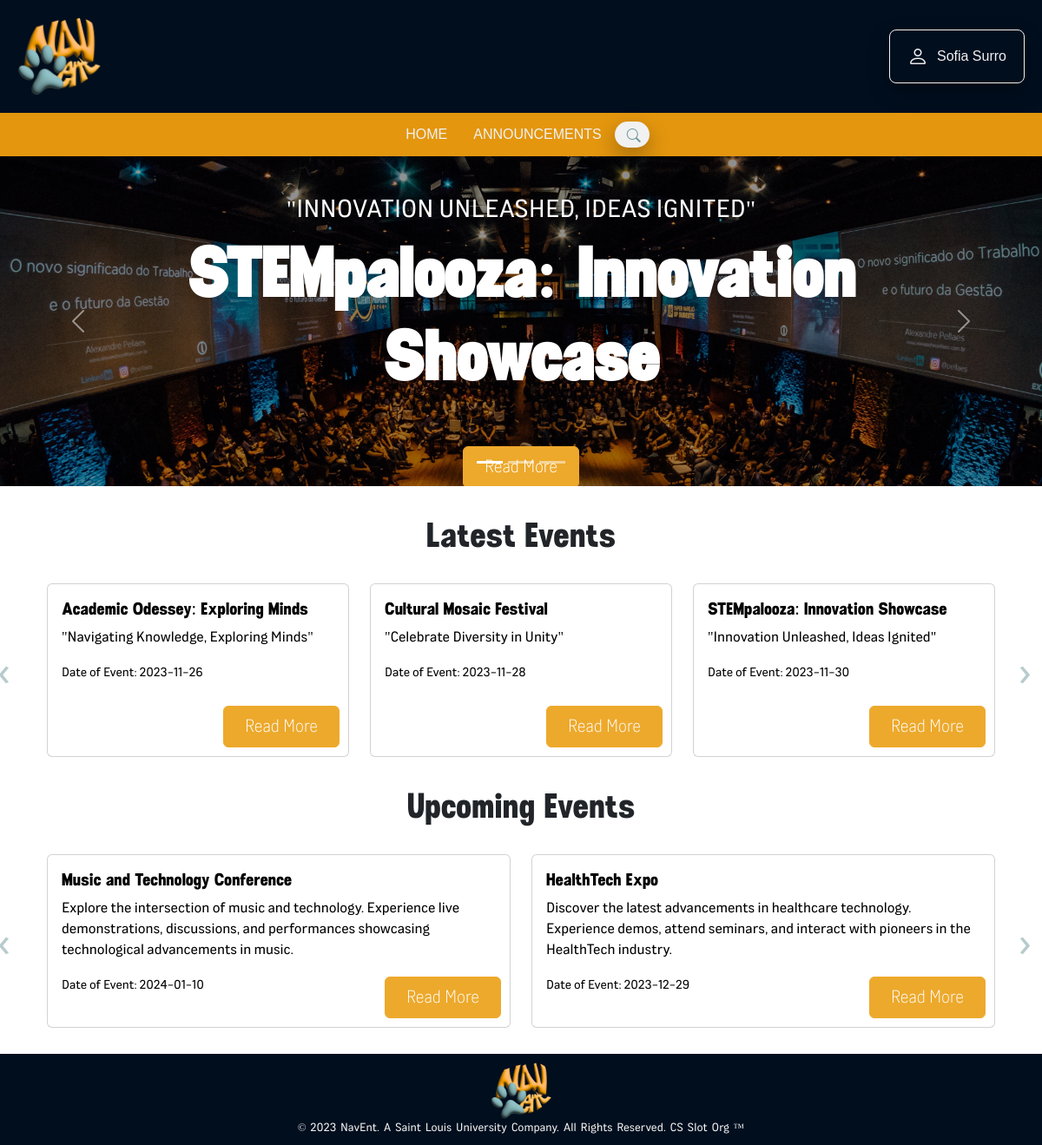
The page /index.php (signed in) on the database its author committed.
### tables this page shows
CREATE TABLE `events` (
  `Event_ID` int(11) NOT NULL,
  `Event_Name` varchar(255) NOT NULL,
  `Event_Tagline` varchar(255) NOT NULL,
  `Event_Description` text NOT NULL,
  `Event_StartDate` date NOT NULL,
  `Event_EndDate` date NOT NULL,
  `Event_Type` varchar(255) NOT NULL,
  `isOpen` tinyint(4) NOT NULL DEFAULT 0,
  `isPublic` tinyint(4) NOT NULL DEFAULT 0,
  `isLive` tinyint(4) DEFAULT NULL,
  `Participants` int(11) DEFAULT 0,
  `Event_Pic` blob DEFAULT NULL,
  `Event_PicFilePath` varchar(255) DEFAULT NULL,
  `Evaluation_Link` text DEFAULT NULL,
  PRIMARY KEY (`Event_ID`)
);

### client/logged_home.php (the view, shortened to what this page needs)
<?php
$userAccount = $_SESSION["username"];
?>
<!doctype html>
<html lang="en">
  <head>
    <link href="https://cdn.jsdelivr.net/npm/bootstrap@5.3.2/dist/css/bootstrap.min.css" rel="stylesheet">
    <link rel="stylesheet" href="https://cdn.jsdelivr.net/npm/bootstrap-icons@1.11.2/font/bootstrap-icons.min.css">
    <link rel="stylesheet" href="client/style/logged_home.css">
</head>
  <body>
    <header>
      <div class="d-flex align-items-center justify-content-between">
        <div class="logo">
            <img src="res/imgs/navi-event-logo(3d).png" alt="Logo">
        </div>
        <div class="pf-dropdown">
          <button class="btn" type="button" data-bs-toggle="dropdown" aria-expanded="false">
            <div class="d-flex align-items-center">
                <div class="pf">
                  <div class="profile-icon">
                    <i class="bi bi-person"></i>
                </div>
                <span class="username"><?php echo $userAccount ?></span>
                </div>
            </div>
          </button>
        </div>
      </div>
    </header>
    <nav>
        <div class="nav-links">
            <a href="../webdevfinals/index.php">HOME</a>
            <a href="client/announcement.php">ANNOUNCEMENTS</a>
        </div>
        <div class="box">
            <input type="text" placeholder="Search...">
            <a href="">
                <i class="bi bi-search search-icon"></i>
            </a>
    </nav>
    <?php
    require("php/dbconnection.php");
    $public = 1;
    $open = 1;
    $st = $conn -> prepare("SELECT * FROM EVENTS WHERE isPublic=? and isOpen=?");
    $st-> bind_param('ii', $public, $open);
    $st-> execute();
    $result= $st->get_result();
    if ($result->num_rows !=0){
    $events = $result->fetch_all(MYSQLI_ASSOC);
    }
 ?>
    <div id="featured-events" class="carousel slide" data-bs-ride="carousel">
        <div class="carousel-indicators">
            <button type="button" data-bs-target="#featured-events" data-bs-slide-to="0" class="active" aria-current="true" aria-label="Slide 1"></button>
            <button type="button" data-bs-target="#featured-events" data-bs-slide-to="1" aria-label="Slide 2"></button>
            <button type="button" data-bs-target="#featured-events" data-bs-slide-to="2" aria-label="Slide 3"></button>
          </div>
        <div class="carousel-inner">
          <div class="carousel-item active ev">
            <?php
            $event = array_shift($events);
            ?>
            <img src="res/imgs/event1.jpeg" class="d-block w-100 e-img" alt="event1">
            <div class="carousel-caption top-0 mt-4 d-none d-md-block">
                <h2 class="mt-5c fs-3 text-uppercase"><?php echo $event['Event_Tagline']; ?></h2>
                <h1 class="display-1 fw-bolder text-capitalize"><?php echo $event['Event_Name']; ?></h1>
                <form action="client/event_details.php" method="POST">
                <button type="submit" class="btn btn-primary px-4 py-2 fs-5 mt-5" name="readMore">Read More</button>
                </form>
              </div>
        </div>
        </div>
        <button class="carousel-control-prev" type="button" data-bs-target="#featured-events" data-bs-slide="prev">
          <span class="carousel-control-prev-icon" aria-hidden="true"></span>
        </button>
        <button class="carousel-control-next" type="button" data-bs-target="#featured-events" data-bs-slide="next">
          <span class="carousel-control-next-icon" aria-hidden="true"></span>
        </button>
      </div>
      <div class="container events-container">
    <section id="packages" class="pt-3 pb-3">
        <h1 class="text-center my-3">Latest Events</h1>
    </section>
    <div id="latestEventsSlider" class="carousel slide" data-bs-ride="false">
    <div class="carousel-inner">
        <?php
        require("php/dbconnection.php");
        $st = $conn->prepare("SELECT * FROM events ORDER BY Event_StartDate");
        $st->execute();
        $result = $st->get_result();
        $eventCount = 0;
        $eventsPerSlide = 3;
        while ($row = $result->fetch_assoc()) {
            if ($eventCount % $eventsPerSlide === 0) {
                $active = ($eventCount === 0) ? 'active' : '';
                echo '<div class="carousel-item ' . $active . '"><div class="container"><div class="row">';
            }
            ?>
            <div class="col-lg">
                <div class="card latest-event w-100">
                    <div class="card-img-overlay">
                        <h5 class="card-title text-black"><?php echo $row['Event_Name']; ?></h5>
                        <p class="card-text text-black"><?php echo $row['Event_Tagline']; ?></p>
                        <p class="card-text"><small class="text-black">Date of Event: <?php echo $row['Event_StartDate']; ?></small></p>
                        <form action="client/event_details.php" method="POST">
                          <button type="submit" class="btn btn-primary px-4 py-2 fs-5 mt-5" name="readMore">Read More</button>
                        </form>
                    </div>
                </div>
            </div>
            <?php
            $eventCount++;
            if ($eventCount % $eventsPerSlide === 0 || $eventCount === $result->num_rows) {
                echo '</div></div></div>';
            }
        }
        ?>
    </div>
    <button class="carousel-control-prev" type="button" data-bs-target="#latestEventsSlider" data-bs-slide="prev">
        <span class="carousel-control-prev-icon" aria-hidden="true"></span>
    </button>
    <button class="carousel-control-next" type="button" data-bs-target="#latestEventsSlider" data-bs-slide="next">
        <span class="carousel-control-next-icon" aria-hidden="true"></span>
    </button>
</div>
    <section id="packages" class="pt-3 pb-3">
        <h1 class="text-center my-3">Upcoming Events</h1>
    </section>
    <div id="upcomingEventsSlider" class="carousel slide" data-bs-ride="false">
    <div class="carousel-inner">
        <?php
        require("php/dbconnection.php");
        $public = 1;
        $open = 1;
        $st = $conn->prepare("SELECT * FROM events WHERE isPublic=? AND isOpen=? ORDER BY Event_StartDate DESC");
        $st->bind_param('ii', $public, $open);
        $st->execute();
        $result = $st->get_result();
        $eventCount = 0;
        while ($row = $result->fetch_assoc()) {
            if ($eventCount % 2 === 0) {
                $active = ($eventCount === 0) ? 'active' : '';
                echo '<div class="carousel-item ' . $active . '">';
                echo '<div class="container"><div class="row">';
            }
            ?>
            <div class="col-lg-6">
                <div class="card upcoming-event w-100">
                    <div class="card-img-overlay">
                        <h5 class="card-title text-black"><?php echo $row['Event_Name']; ?></h5>
                        <p class="card-text text-black"><?php echo $row['Event_Description']; ?></p>
                        <p class="card-text text-black"><small>Date of Event: <?php echo $row['Event_StartDate']; ?></small></p>
                        <form action="client/event_details.php" method="POST">
                          <button type="submit" class="btn btn-primary px-4 py-2 fs-5 mt-5" name="readMore">Read More</button>
                        </form>
                    </div>
                </div>
            </div>
            <?php
            $eventCount++;
            if ($eventCount % 2 === 0 || $eventCount === $result->num_rows) {
                echo '</div></div></div>';
            }
        }
        ?>
    </div>
    <button class="carousel-control-prev" type="button" data-bs-target="#upcomingEventsSlider" data-bs-slide="prev">
        <span class="carousel-control-prev-icon" aria-hidden="true"></span>
    </button>
    <button class="carousel-control-next" type="button" data-bs-target="#upcomingEventsSlider" data-bs-slide="next">
        <span class="carousel-control-next-icon" aria-hidden="true"></span>
    </button>
</div>
      </div>
      <footer>
        <div class="footer-bottom">
            <div class="logo">
                <img src="res/imgs/navi-event-logo(3d).png" alt="Logo" class="footer-logo">
            </div>
            <p>© 2023 NavEnt. A Saint Louis University Company. All Rights Reserved. CS Slot Org ™</p>
        </div>
    </footer>
  </body>
</html>

### client/style/logged_home.css (style rules this page uses)
header { background-color: #000e1e; color: #F1F1F1; padding: 20px; }
.logo img { max-height: 90px; margin: 0; padding: 0; }
.pf { height: 40px; display: flex; cursor: pointer; padding: 10px; align-items: center; }
.profile-icon { color: #F1F1F1; max-height: 30px; font-size: 24px; margin-right: 10px; }
.pf-dropdown { display: inline-block; position: relative; }
.pf-dropdown .btn { border: 1px solid #F1F1F1; border-radius: 8px; padding: 10px; cursor: pointer; box-shadow: 0 10px 25px rgba(0, 0, 0, 0.3); transition: border-color 0.3s ease; }
.username { color: #F1F1F1; font-family: 'Curiosa ExtraLight', sans-serif; font-weight: 500; flex: 1; }
.profile-icon, .username { display: flex; align-items: center; }
nav { display: flex; justify-content: center; align-items: center; background-color: #E4960E; padding: 10px 20px; }
.nav-links { font-size: medium; display: flex; list-style: none; margin: 0; padding: 0; }
.nav-links a { color: #F1F1F1; text-decoration: none; margin: 0 15px; font-family: 'Curiosa ExtraBold', sans-serif; position: relative; display: flex; align-items: center; justify-content: center; }
.nav-links a::before { content: ''; position: absolute; bottom: 0; left: 0; width: 0; height: 2px; background-color: #71999B; transition: width 0.5s; }
.box { height: 30px; display: flex; cursor: pointer; padding: 10px 10px; background: #F1F1F1; border-radius: 30px; align-items: center; box-shadow: 0 10px 25px rgba(0, 0, 0, 0.3); }
.box input { font-family: 'Curiosa ExtraLight', sans-serif; width: 0; outline: none; border: none; font-weight: 500; transition: 0.8s; background: transparent; }
.search-icon { color: #71999B; }
h1, h5 { font-family: 'Demine', 'San Serif'; }
h2, p { font-family: 'CAZentrum Regular', 'San Serif'; }
.latest-event, .upcoming-event { position: relative; width: 300px; height: 200px; }
.latest-event .card-img-overlay, .upcoming-event .card-img-overlay { position: absolute; top: 0; left: 0; padding: 1rem; color: white; }
.latest-event .btn, .upcoming-event .btn { position: absolute; bottom: 10px; right: 10px; background-color: #EDA92C; border-color: #EDA92C; font-family: 'CAZentrum Condensed Light', 'San Serif'; }
#latestEventsSlider .carousel-control-prev, #latestEventsSlider .carousel-control-next, #upcomingEventsSlider .carousel-control-prev, #upcomingEventsSlider .carousel-control-next { position: absolute; top: 50%; transform: translateY(-50%); width: 30px; height: 30px; font-size: 3rem; background-color: transparent; border: none; }
#latestEventsSlider .carousel-control-prev::before, #upcomingEventsSlider .carousel-control-prev::before { content: '\2039'; font-size: 3rem; color: #71999B; }
#latestEventsSlider .carousel-control-next::before, #upcomingEventsSlider .carousel-control-next::before { content: '\203A'; font-size: 3rem; color: #71999B; }
#latestEventsSlider .carousel-control-prev, #upcomingEventsSlider .carousel-control-prev { left: -45px; }
#latestEventsSlider .carousel-control-next, #upcomingEventsSlider .carousel-control-next { right: -45px; }
.latest-event .card-title, .latest-event .card-text, .latest-event small { color: white; }
.ev { height: 380px; }
.e-img { height: 100%; object-fit: cover; filter: brightness(0.6); }
.carousel-inner .btn { background-color: #EDA92C; border-color: #EDA92C; font-family: 'CAZentrum Condensed Light', 'San Serif'; }
.events-container { margin-bottom: 30px; width: 100%; }
footer { position: relative; width: 100%; color: #F1F1F1; font-family: 'CAZentrum Condensed Light', sans-serif; font-size: 13px; text-align: center; word-spacing: 2px; }
.footer-bottom { background: #000e1e; padding: 10px 0; display: flex; flex-direction: column; align-items: center; justify-content: center; }
.footer-logo { max-width: 70px; height: auto; margin-bottom: 20px; }
footer p { margin: 0; }

### rows shown on the page
events: Event_Tagline "\"INNOVATION UNLEASHED, IDEAS IGNITED\"", Event_Name "STEMpalooza: Innovation Showcase", Event_Tagline "\"Innovation Unleashed, Ideas Ignited\"", Event_StartDate "2023-11-30"
events: Event_Name "Academic Odessey: Exploring Minds", Event_Tagline "\"Navigating Knowledge, Exploring Minds\"", Event_StartDate "2023-11-26"
events: Event_Name "Cultural Mosaic Festival", Event_Tagline "\"Celebrate Diversity in Unity\"", Event_StartDate "2023-11-28"
events: Event_Name "Music and Technology Conference", Event_Description "Explore the intersection of music and technology. Experience live demonstrations, discussions, and performances showcasing technological advancements in music.", Event_StartDate "2024-01-10"
events: Event_Name "HealthTech Expo", Event_Description "Discover the latest advancements in healthcare technology. Experience demos, attend seminars, and interact with pioneers in the HealthTech industry.", Event_StartDate "2023-12-29"

### other values the page prints
$userAccount "Sofia Surro"
